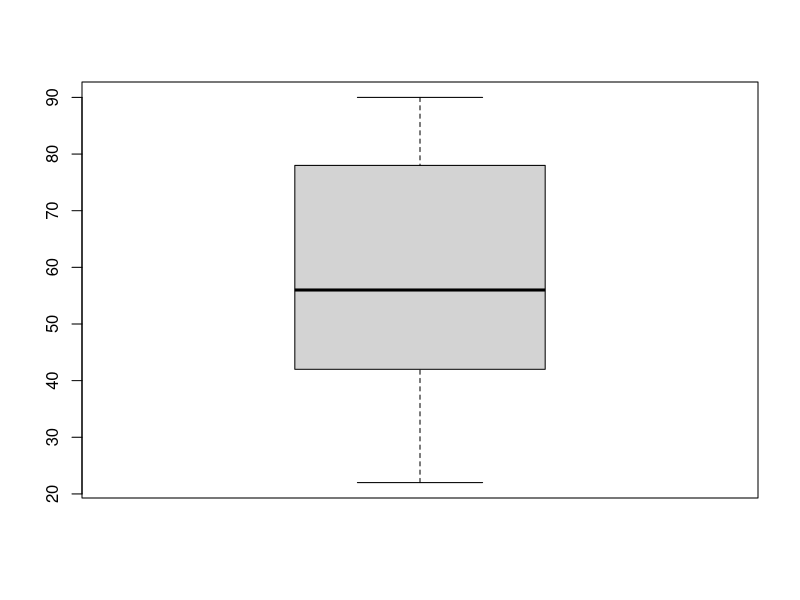
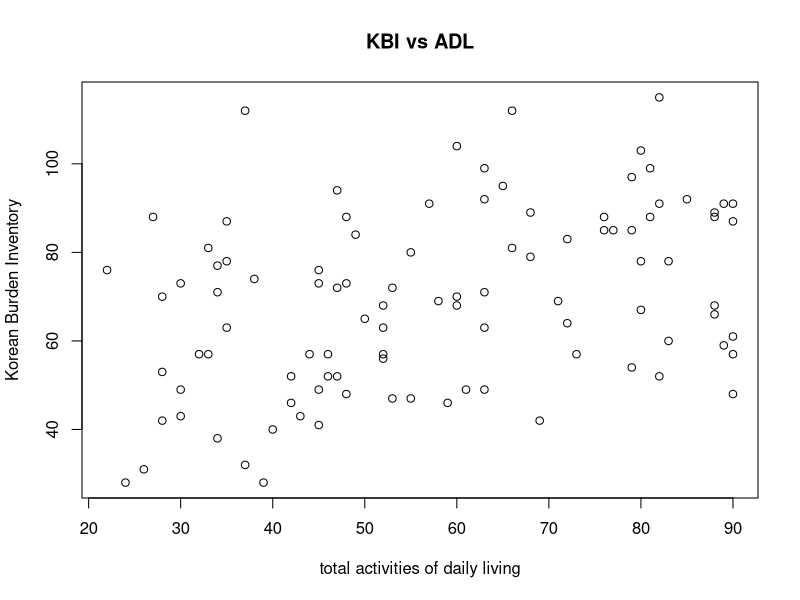
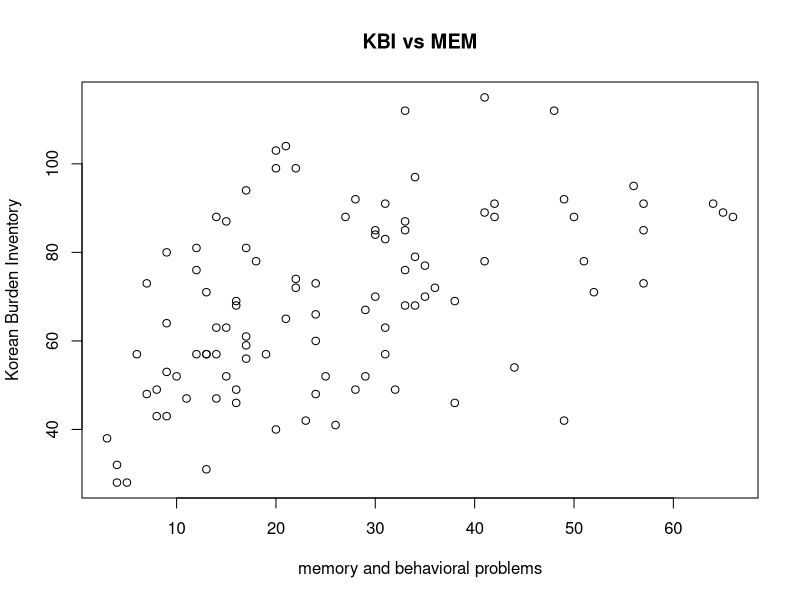
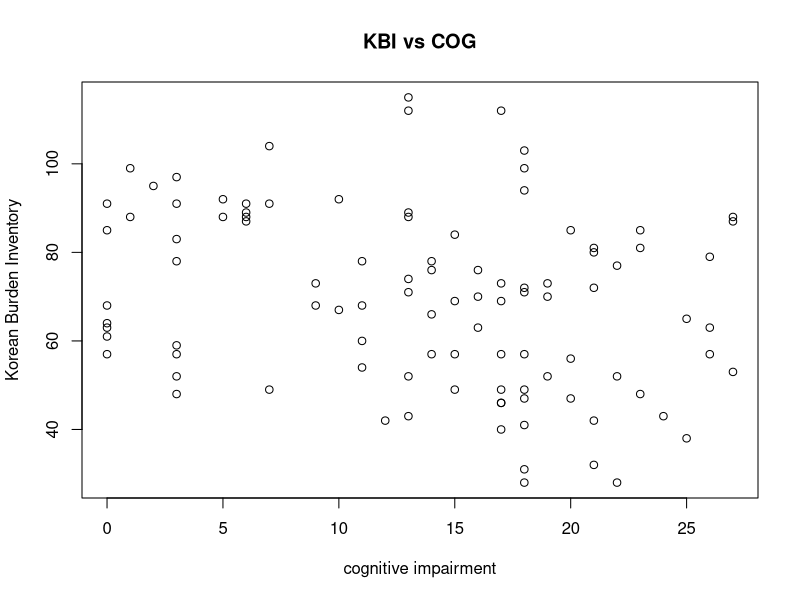

The R source for these figures, in order:
## ---- chunk 1
#read in .csv file
df <- read.csv('Data/stat123_regression.csv')  
## ---- chunk 2
summary(df)
## ---- chunk 3
boxplot(df$ADL)
## ---- chunk 4
plot(df$ADL, df$KBI,
     main='KBI vs ADL',
     xlab="total activities of daily living", ylab="Korean Burden Inventory")

plot(df$MEM, df$KBI,
     main='KBI vs MEM',
     xlab="memory and behavioral problems", ylab="Korean Burden Inventory")

plot(df$COG, df$KBI,
     main='KBI vs COG',
     xlab="cognitive impairment", ylab="Korean Burden Inventory")
